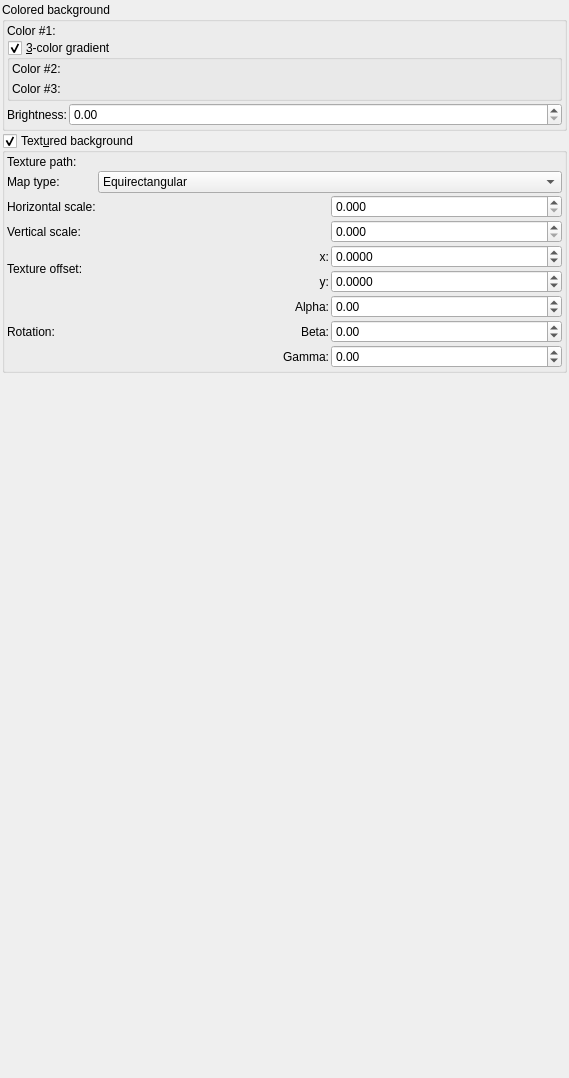
         <widget class="QWidget" name="scrollAreaWidgetContents_10">
          <property name="geometry">
           <rect>
            <x>0</x>
            <y>0</y>
            <width>569</width>
            <height>1078</height>
           </rect>
          </property>
          <layout class="QVBoxLayout" name="verticalLayout_36">
           <property name="spacing">
            <number>2</number>
           </property>
           <property name="leftMargin">
            <number>2</number>
           </property>
           <property name="topMargin">
            <number>2</number>
           </property>
           <property name="rightMargin">
            <number>2</number>
           </property>
           <property name="bottomMargin">
            <number>2</number>
           </property>
           <item>
            <widget class="QGroupBox" name="groupBox_14">
             <property name="title">
              <string>Colored background</string>
             </property>
             <layout class="QVBoxLayout" name="verticalLayout_37">
              <property name="spacing">
               <number>2</number>
              </property>
              <property name="leftMargin">
               <number>2</number>
              </property>
              <property name="topMargin">
               <number>2</number>
              </property>
              <property name="rightMargin">
               <number>2</number>
              </property>
              <property name="bottomMargin">
               <number>2</number>
              </property>
              <item>
               <layout class="QGridLayout" name="gridLayout_15">
                <property name="spacing">
                 <number>2</number>
                </property>
                <item row="0" column="1">
                 <widget class="MyColorButton" name="colorButton_background_color_1" native="true">
                  <property name="toolTip">
                   <string>&lt;html&gt;&lt;head/&gt;&lt;body&gt;&lt;p&gt;Color of background at zenith&lt;/p&gt;&lt;/body&gt;&lt;/html&gt;</string>
                  </property>
                  <property name="text" stdset="0">
                   <string>PushButton</string>
                  </property>
                 </widget>
                </item>
                <item row="0" column="0">
                 <widget class="QLabel" name="label_57">
                  <property name="text">
                   <string>Color #1:</string>
                  </property>
                 </widget>
                </item>
               </layout>
              </item>
              <item>
               <widget class="MyGroupBox" name="groupCheck_background_3_colors_enable">
                <property name="toolTip">
                 <string>Enables colored gradient on background. When disabled only color #1 is used.</string>
                </property>
                <property name="title">
                 <string>&amp;3-color gradient</string>
                </property>
                <property name="checkable">
                 <bool>true</bool>
                </property>
                <layout class="QVBoxLayout" name="verticalLayout_4">
                 <property name="leftMargin">
                  <number>2</number>
                 </property>
                 <property name="topMargin">
                  <number>2</number>
                 </property>
                 <property name="rightMargin">
                  <number>2</number>
                 </property>
                 <property name="bottomMargin">
                  <number>2</number>
                 </property>
                 <item>
                  <layout class="QGridLayout" name="gridLayout_3">
                   <item row="1" column="1">
                    <widget class="MyColorButton" name="colorButton_background_color_3" native="true">
                     <property name="toolTip">
                      <string>&lt;html&gt;&lt;head/&gt;&lt;body&gt;&lt;p&gt;Color of background at nadir&lt;/p&gt;&lt;/body&gt;&lt;/html&gt;</string>
                     </property>
                     <property name="text" stdset="0">
                      <string>PushButton</string>
                     </property>
                    </widget>
                   </item>
                   <item row="0" column="0">
                    <widget class="QLabel" name="label_58">
                     <property name="text">
                      <string>Color #2:</string>
                     </property>
                    </widget>
                   </item>
                   <item row="1" column="0">
                    <widget class="QLabel" name="label_59">
                     <property name="text">
                      <string>Color #3:</string>
                     </property>
                    </widget>
                   </item>
                   <item row="0" column="1">
                    <widget class="MyColorButton" name="colorButton_background_color_2" native="true">
                     <property name="toolTip">
                      <string>&lt;html&gt;&lt;head/&gt;&lt;body&gt;&lt;p&gt;Color of background at horizon&lt;/p&gt;&lt;/body&gt;&lt;/html&gt;</string>
                     </property>
                     <property name="text" stdset="0">
                      <string>PushButton</string>
                     </property>
                    </widget>
                   </item>
                  </layout>
                 </item>
                </layout>
               </widget>
              </item>
              <item>
               <layout class="QGridLayout" name="gridLayout_7">
                <item row="0" column="0">
                 <widget class="QLabel" name="label_223">
                  <property name="sizePolicy">
                   <sizepolicy hsizetype="Maximum" vsizetype="Preferred">
                    <horstretch>0</horstretch>
                    <verstretch>0</verstretch>
                   </sizepolicy>
                  </property>
                  <property name="text">
                   <string>Brightness:</string>
                  </property>
                 </widget>
                </item>
                <item row="0" column="1">
                 <widget class="MyDoubleSpinBox" name="spinbox_background_brightness">
                  <property name="sizePolicy">
                   <sizepolicy hsizetype="Minimum" vsizetype="Preferred">
                    <horstretch>0</horstretch>
                    <verstretch>0</verstretch>
                   </sizepolicy>
                  </property>
                  <property name="toolTip">
                   <string>&lt;html&gt;&lt;head/&gt;&lt;body&gt;&lt;p&gt;Brightness of background&lt;/p&gt;&lt;/body&gt;&lt;/html&gt;</string>
                  </property>
                  <property name="prefix">
                   <string/>
                  </property>
                  <property name="suffix">
                   <string/>
                  </property>
                  <property name="decimals">
                   <number>2</number>
                  </property>
                  <property name="maximum">
                   <double>1000.000000000000000</double>
                  </property>
                  <property name="singleStep">
                   <double>0.100000000000000</double>
                  </property>
                 </widget>
                </item>
               </layout>
              </item>
             </layout>
            </widget>
           </item>
           <item>
            <widget class="MyGroupBox" name="groupCheck_textured_background">
             <property name="toolTip">
              <string>&lt;html&gt;&lt;head/&gt;&lt;body&gt;&lt;p&gt;Enables covering of background sphere with selected image.&lt;/p&gt;&lt;p&gt;Example:&lt;/p&gt;&lt;p&gt;&lt;img src=&quot;:/tooltips/tooltips_images/image - shader - backhround texture.jpg&quot;/&gt;&lt;/p&gt;&lt;/body&gt;&lt;/html&gt;</string>
             </property>
             <property name="title">
              <string>Text&amp;ured background</string>
             </property>
             <property name="checkable">
              <bool>true</bool>
             </property>
             <layout class="QVBoxLayout" name="verticalLayout_38">
              <property name="spacing">
               <number>2</number>
              </property>
              <property name="leftMargin">
               <number>2</number>
              </property>
              <property name="topMargin">
               <number>2</number>
              </property>
              <property name="rightMargin">
               <number>2</number>
              </property>
              <property name="bottomMargin">
               <number>2</number>
              </property>
              <item>
               <layout class="QGridLayout" name="gridLayout_16" columnstretch="0,0,0">
                <property name="spacing">
                 <number>2</number>
                </property>
                <item row="1" column="0">
                 <widget class="QLabel" name="label_90">
                  <property name="sizePolicy">
                   <sizepolicy hsizetype="Maximum" vsizetype="Preferred">
                    <horstretch>0</horstretch>
                    <verstretch>0</verstretch>
                   </sizepolicy>
                  </property>
                  <property name="text">
                   <string>Map type:</string>
                  </property>
                 </widget>
                </item>
                <item row="3" column="0">
                 <widget class="QLabel" name="label_224">
                  <property name="sizePolicy">
                   <sizepolicy hsizetype="Maximum" vsizetype="Preferred">
                    <horstretch>0</horstretch>
                    <verstretch>0</verstretch>
                   </sizepolicy>
                  </property>
                  <property name="text">
                   <string>Vertical scale:</string>
                  </property>
                 </widget>
                </item>
                <item row="1" column="1" colspan="2">
                 <widget class="MyComboBox" name="comboBox_textured_background_map_type">
                  <property name="sizePolicy">
                   <sizepolicy hsizetype="Preferred" vsizetype="Maximum">
                    <horstretch>0</horstretch>
                    <verstretch>0</verstretch>
                   </sizepolicy>
                  </property>
                  <property name="toolTip">
                   <string>&lt;html&gt;&lt;head/&gt;&lt;body&gt;&lt;p&gt;It determines, how texture will be mapped on background sphere&lt;/p&gt;&lt;p&gt;&lt;span style=&quot; font-weight:600;&quot;&gt;Equirectangular: &lt;br/&gt;&lt;/span&gt;&lt;span style=&quot; font-weight:400;&quot;&gt;Texture has to be created used equirectangular projection. It's the most popular format for textures dedicated for sphere mapping.&lt;br/&gt;Example:&lt;br/&gt;&lt;/span&gt;&lt;img src=&quot;:/tooltips/tooltips_images/equirectangular_bkg.jpg&quot;/&gt;&lt;/p&gt;&lt;p&gt;&lt;span style=&quot; font-weight:600;&quot;&gt;Double hemisphere:&lt;/span&gt;&lt;/p&gt;&lt;p&gt;Texture has to be created as a pair of images of hemispheres. Mapping has to be the same as &lt;span style=&quot; font-style:italic;&quot;&gt;Full dome projection&lt;/span&gt; (or &lt;span style=&quot; font-style:italic;&quot;&gt;Fish eye&lt;/span&gt;)&lt;br/&gt;Example texture with indicated axes and directions:&lt;br/&gt;&lt;img src=&quot;:/tooltips/tooltips_images/full_dome_bkg_axes.png&quot;/&gt;&lt;/p&gt;&lt;/body&gt;&lt;/html&gt;</string>
                  </property>
                  <item>
                   <property name="text">
                    <string>Equirectangular</string>
                   </property>
                  </item>
                  <item>
                   <property name="text">
                    <string>Double hemisphere</string>
                   </property>
                  </item>
                  <item>
                   <property name="text">
                    <string>Flat</string>
                   </property>
                  </item>
                 </widget>
                </item>
                <item row="7" column="1">
                 <widget class="QLabel" name="label_228">
                  <property name="text">
                   <string>Beta:</string>
                  </property>
                  <property name="alignment">
                   <set>Qt::AlignRight|Qt::AlignTrailing|Qt::AlignVCenter</set>
                  </property>
                 </widget>
                </item>
                <item row="0" column="1" colspan="2">
                 <widget class="FileSelectWidget" name="text_file_background" native="true">
                  <property name="sizePolicy">
                   <sizepolicy hsizetype="Expanding" vsizetype="Preferred">
                    <horstretch>0</horstretch>
                    <verstretch>0</verstretch>
                   </sizepolicy>
                  </property>
                  <property name="toolTip">
                   <string>&lt;html&gt;&lt;head/&gt;&lt;body&gt;&lt;p&gt;Path to the background image. Acceptable formats are BMP, GIF, JPG, PNG&lt;/p&gt;&lt;p&gt;To use animated textures (image sequences), replace numbers by '%' symbol. Example: If sequence of images is as showed below: &lt;br/&gt;texture0001.jpg&lt;br/&gt;texture0002.jpg&lt;br/&gt;etc&lt;/p&gt;&lt;p&gt;Then use following file name: texture%%%%.jpg&lt;br/&gt;This tells the program to treat this as not a single image but as a sequence of images with 4 digit index.&lt;/p&gt;&lt;/body&gt;&lt;/html&gt;</string>
                  </property>
                 </widget>
                </item>
                <item row="4" column="2">
                 <widget class="MyDoubleSpinBox" name="spinbox_background_texture_offset_x">
                  <property name="sizePolicy">
                   <sizepolicy hsizetype="Minimum" vsizetype="Maximum">
                    <horstretch>0</horstretch>
                    <verstretch>0</verstretch>
                   </sizepolicy>
                  </property>
                  <property name="prefix">
                   <string/>
                  </property>
                  <property name="suffix">
                   <string/>
                  </property>
                  <property name="decimals">
                   <number>4</number>
                  </property>
                  <property name="minimum">
                   <double>-1000.000000000000000</double>
                  </property>
                  <property name="maximum">
                   <double>1000.000000000000000</double>
                  </property>
                  <property name="singleStep">
                   <double>0.001000000000000</double>
                  </property>
                 </widget>
                </item>
                <item row="6" column="1">
                 <widget class="QLabel" name="label_232">
                  <property name="text">
                   <string>Alpha:</string>
                  </property>
                  <property name="alignment">
                   <set>Qt::AlignRight|Qt::AlignTrailing|Qt::AlignVCenter</set>
                  </property>
                 </widget>
                </item>
                <item row="8" column="1">
                 <widget class="QLabel" name="label_229">
                  <property name="text">
                   <string>Gamma:</string>
                  </property>
                  <property name="alignment">
                   <set>Qt::AlignRight|Qt::AlignTrailing|Qt::AlignVCenter</set>
                  </property>
                 </widget>
                </item>
                <item row="4" column="0" rowspan="2">
                 <widget class="QLabel" name="label_230">
                  <property name="sizePolicy">
                   <sizepolicy hsizetype="Maximum" vsizetype="Preferred">
                    <horstretch>0</horstretch>
                    <verstretch>0</verstretch>
                   </sizepolicy>
                  </property>
                  <property name="text">
                   <string>Texture offset:</string>
                  </property>
                 </widget>
                </item>
                <item row="5" column="2">
                 <widget class="MyDoubleSpinBox" name="spinbox_background_texture_offset_y">
                  <property name="sizePolicy">
                   <sizepolicy hsizetype="Minimum" vsizetype="Maximum">
                    <horstretch>0</horstretch>
                    <verstretch>0</verstretch>
                   </sizepolicy>
                  </property>
                  <property name="prefix">
                   <string/>
                  </property>
                  <property name="suffix">
                   <string/>
                  </property>
                  <property name="decimals">
                   <number>4</number>
                  </property>
                  <property name="minimum">
                   <double>-1000.000000000000000</double>
                  </property>
                  <property name="maximum">
                   <double>1000.000000000000000</double>
                  </property>
                  <property name="singleStep">
                   <double>0.001000000000000</double>
                  </property>
                 </widget>
                </item>
                <item row="6" column="0" rowspan="3">
                 <widget class="QLabel" name="label_226">
                  <property name="sizePolicy">
                   <sizepolicy hsizetype="Maximum" vsizetype="Preferred">
                    <horstretch>0</horstretch>
                    <verstretch>0</verstretch>
                   </sizepolicy>
                  </property>
                  <property name="text">
                   <string>Rotation:</string>
                  </property>
                 </widget>
                </item>
                <item row="4" column="1">
                 <widget class="QLabel" name="label_231">
                  <property name="text">
                   <string>x:</string>
                  </property>
                  <property name="alignment">
                   <set>Qt::AlignRight|Qt::AlignTrailing|Qt::AlignVCenter</set>
                  </property>
                 </widget>
                </item>
                <item row="6" column="2">
                 <widget class="MyDoubleSpinBox" name="spinboxd3_background_rotation_x">
                  <property name="sizePolicy">
                   <sizepolicy hsizetype="Minimum" vsizetype="Maximum">
                    <horstretch>0</horstretch>
                    <verstretch>0</verstretch>
                   </sizepolicy>
                  </property>
                  <property name="accelerated">
                   <bool>true</bool>
                  </property>
                  <property name="prefix">
                   <string/>
                  </property>
                  <property name="suffix">
                   <string/>
                  </property>
                  <property name="decimals">
                   <number>2</number>
                  </property>
                  <property name="minimum">
                   <double>-180.000000000000000</double>
                  </property>
                  <property name="maximum">
                   <double>180.000000000000000</double>
                  </property>
                  <property name="singleStep">
                   <double>1.000000000000000</double>
                  </property>
                 </widget>
                </item>
                <item row="2" column="0">
                 <widget class="QLabel" name="label_225">
                  <property name="sizePolicy">
                   <sizepolicy hsizetype="Maximum" vsizetype="Preferred">
                    <horstretch>0</horstretch>
                    <verstretch>0</verstretch>
                   </sizepolicy>
                  </property>
                  <property name="text">
                   <string>Horizontal scale:</string>
                  </property>
                 </widget>
                </item>
                <item row="0" column="0">
                 <widget class="QLabel" name="label_61">
                  <property name="sizePolicy">
                   <sizepolicy hsizetype="Maximum" vsizetype="Preferred">
                    <horstretch>0</horstretch>
                    <verstretch>0</verstretch>
                   </sizepolicy>
                  </property>
                  <property name="text">
                   <string>Texture path:</string>
                  </property>
                 </widget>
                </item>
                <item row="3" column="2">
                 <widget class="MyDoubleSpinBox" name="spinbox_background_v_scale">
                  <property name="sizePolicy">
                   <sizepolicy hsizetype="Minimum" vsizetype="Maximum">
                    <horstretch>0</horstretch>
                    <verstretch>0</verstretch>
                   </sizepolicy>
                  </property>
                  <property name="prefix">
                   <string/>
                  </property>
                  <property name="suffix">
                   <string/>
                  </property>
                  <property name="decimals">
                   <number>3</number>
                  </property>
                  <property name="maximum">
                   <double>10000.000000000000000</double>
                  </property>
                  <property name="singleStep">
                   <double>0.010000000000000</double>
                  </property>
                 </widget>
                </item>
                <item row="8" column="2">
                 <widget class="MyDoubleSpinBox" name="spinboxd3_background_rotation_z">
                  <property name="sizePolicy">
                   <sizepolicy hsizetype="Minimum" vsizetype="Maximum">
                    <horstretch>0</horstretch>
                    <verstretch>0</verstretch>
                   </sizepolicy>
                  </property>
                  <property name="accelerated">
                   <bool>true</bool>
                  </property>
                  <property name="prefix">
                   <string/>
                  </property>
                  <property name="suffix">
                   <string/>
                  </property>
                  <property name="decimals">
                   <number>2</number>
                  </property>
                  <property name="minimum">
                   <double>-180.000000000000000</double>
                  </property>
                  <property name="maximum">
                   <double>180.000000000000000</double>
                  </property>
                  <property name="singleStep">
                   <double>1.000000000000000</double>
                  </property>
                 </widget>
                </item>
                <item row="2" column="2">
                 <widget class="MyDoubleSpinBox" name="spinbox_background_h_scale">
                  <property name="sizePolicy">
                   <sizepolicy hsizetype="Minimum" vsizetype="Maximum">
                    <horstretch>0</horstretch>
                    <verstretch>0</verstretch>
                   </sizepolicy>
                  </property>
                  <property name="prefix">
                   <string/>
                  </property>
                  <property name="suffix">
                   <string/>
                  </property>
                  <property name="decimals">
                   <number>3</number>
                  </property>
                  <property name="maximum">
                   <double>10000.000000000000000</double>
                  </property>
                  <property name="singleStep">
                   <double>0.010000000000000</double>
                  </property>
                 </widget>
                </item>
                <item row="7" column="2">
                 <widget class="MyDoubleSpinBox" name="spinboxd3_background_rotation_y">
                  <property name="sizePolicy">
                   <sizepolicy hsizetype="Minimum" vsizetype="Maximum">
                    <horstretch>0</horstretch>
                    <verstretch>0</verstretch>
                   </sizepolicy>
                  </property>
                  <property name="accelerated">
                   <bool>true</bool>
                  </property>
                  <property name="prefix">
                   <string/>
                  </property>
                  <property name="suffix">
                   <string/>
                  </property>
                  <property name="decimals">
                   <number>2</number>
                  </property>
                  <property name="minimum">
                   <double>-180.000000000000000</double>
                  </property>
                  <property name="maximum">
                   <double>180.000000000000000</double>
                  </property>
                  <property name="singleStep">
                   <double>1.000000000000000</double>
                  </property>
                 </widget>
                </item>
                <item row="5" column="1">
                 <widget class="QLabel" name="label_233">
                  <property name="text">
                   <string>y:</string>
                  </property>
                  <property name="alignment">
                   <set>Qt::AlignRight|Qt::AlignTrailing|Qt::AlignVCenter</set>
                  </property>
                 </widget>
                </item>
               </layout>
              </item>
             </layout>
            </widget>
           </item>
           <item>
            <spacer name="verticalSpacer_5">
             <property name="orientation">
              <enum>Qt::Vertical</enum>
             </property>
             <property name="sizeHint" stdset="0">
              <size>
               <width>20</width>
               <height>40</height>
              </size>
             </property>
            </spacer>
           </item>
          </layout>
         </widget>
